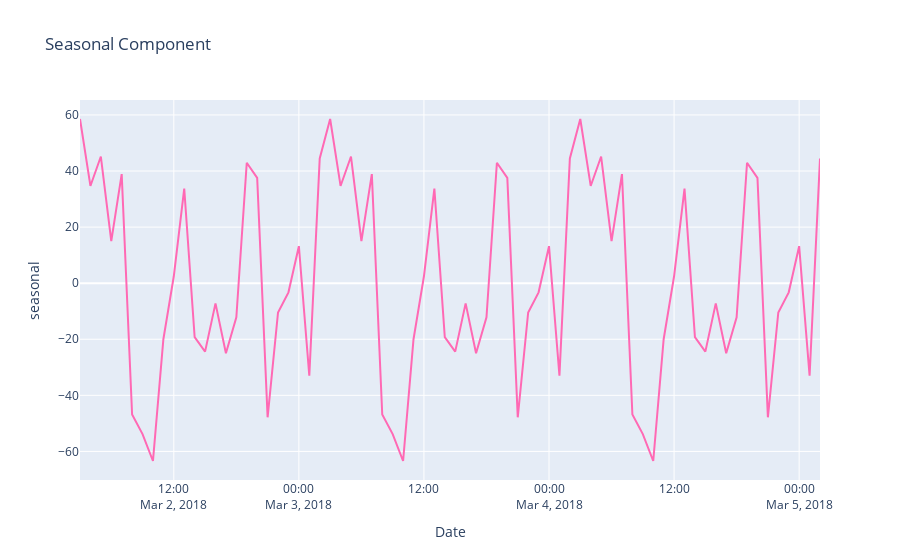

The cell this chart's notebook holds for it:
### Code cell
# take slice of the data
slice = df['2018-08-01':'2018-08-03']

# find seasonality of slice
decomposition = seasonal_decompose(slice['num_orders'], model='additive', period=24)

# Extract decomposition components
seasonality = decomposition.seasonal

# plot the seasonal component
plot_decomposition(seasonality)

### Figure 1 — Plotly figure (JSON) as saved in the notebook; plotly's stock layout.template omitted (floating-point values rounded to 4 significant figures; data arrays with more than 128 entries replaced by an {"elided": "..."} marker saying what was removed)
{"data": [{"line": {"color": "hotpink"}, "mode": "lines", "name": "Trend", "type": "scatter", "x": {"elided": "4389 str values"}, "y": [58.56, 34.67, 45.17, 14.99, 38.92, -46.86, -53.83, -63.42, -19.99, 2.464, 33.76, -19.24, -24.42, -7.213, -24.96, -12.2, 42.95, 37.54, -47.84, -10.43, -3.265, 13.19, -33.0, 44.46, 58.56, 34.67, 45.17, 14.99, 38.92, -46.86, -53.83, -63.42, -19.99, 2.464, 33.76, -19.24, -24.42, -7.213, -24.96, -12.2, 42.95, 37.54, -47.84, -10.43, -3.265, 13.19, -33.0, 44.46, 58.56, 34.67, 45.17, 14.99, 38.92, -46.86, -53.83, -63.42, -19.99, 2.464, 33.76, -19.24, -24.42, -7.213, -24.96, -12.2, 42.95, 37.54, -47.84, -10.43, -3.265, 13.19, -33.0, 44.46]}], "layout": {"title": {"text": "Seasonal Component"}, "xaxis": {"title": {"text": "Date"}}, "yaxis": {"title": {"text": "seasonal"}}}}
